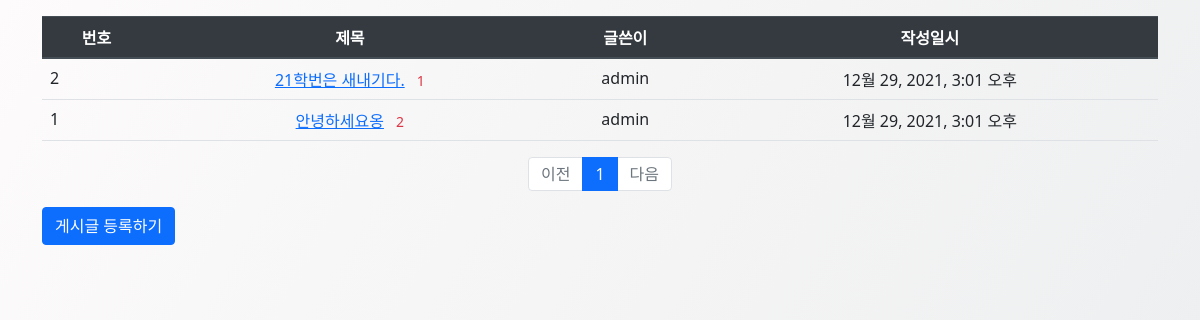
Before: /index/ with the older database file.
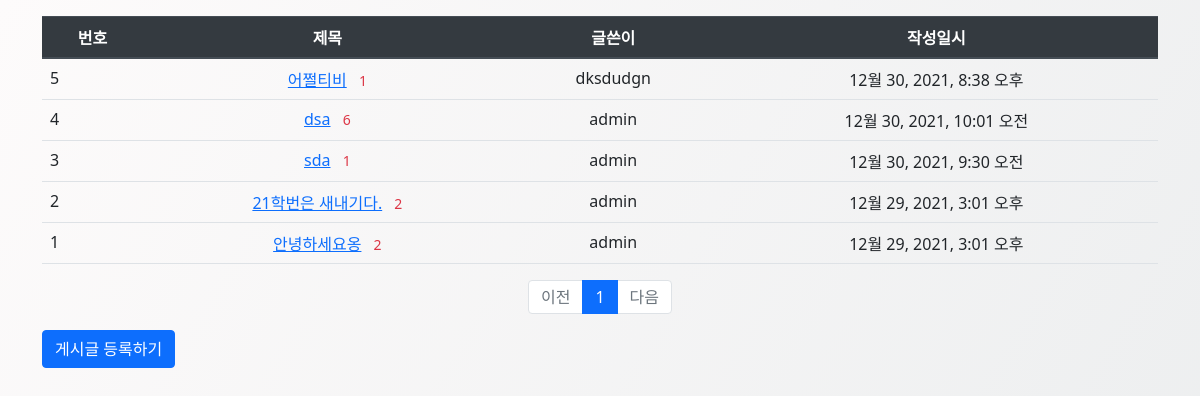
After: the same page with the newer database file.
### library/models.py (models this page shows)
class Question(models.Model):
    subject = models.CharField(max_length=200)
    content = models.TextField()
    create_date = models.DateTimeField()
    author = models.ForeignKey(User, on_delete=models.CASCADE)
    modify_date = models.DateTimeField(null=True, blank=True)

### library/views.py (the view)
# urls.py: path('index/', views.index, name='index'),
def index(request):
    page = request.GET.get('page', '1') # 페이지 가져오기
    question_list = Question.objects.all().order_by('-create_date') # 조회
    paginator = Paginator(question_list, 10) # 페이지당 10개씩
    page_obj = paginator.get_page(page)
    context = {'question_list': page_obj}
    return render(request, 'question_list.html', context)

### library/templatetags/library_filter.py (called while the page is built)
@register.filter
def sub(value, arg):
    return value - arg

### templates/question_list.html (shortened to what this page needs)
{% load static %}
{% load library_filter %}
<html>
  <link href="static/bootstrap.min.css" rel="stylesheet" type="text/css">
  <link href="https://cdn.jsdelivr.net/npm/bootstrap@5.1.3/dist/css/bootstrap.min.css" rel="stylesheet">
  <body style="background-image: linear-gradient(120deg, #fdfbfb 0%, #ebedee 100%);">
    {% block content %}
      <div class="container my-3">
        <table class="table">
          <thead>
            <tr class="text-center thead-dark">
              <th>번호</th>
              <th style="width=50%">제목</th>
              <th>글쓴이</th>
              <th>작성일시</th>
            </tr>
          </thead>
          <tbody>
            {% if question_list %}
              {% for question in question_list %}
                <tr class="text-center">
                  <td class="text-left">{{ question_list.paginator.count|sub:question_list.start_index|sub:forloop.counter0|add:1}}</td>
                  <td>
                    <a href="{% url 'library:detail_index' question.id %}">
                      {{ question.subject }}</a>
                      {% if question.answer_set.count > 0 %}
                        <span class="text-danger small ml-2">
                          {{ question.answer_set.count }}
                        </span>
                      {% endif %}
                    </td>
                    <td>{{ question.author.username }}</td>
                    <td>{{ question.create_date }}</td>
                  {% endfor %}
                {% else %}
                  <tr>
                    <td colspan="3">게시글이 없습니다</td>
                  </tr>
                {% endif %}
              </tbody>
            </table>
            <ul class="pagination justify-content-center">
              {% if question_list.has_previous %}
                <li class="page-item">
                  <a class="page-link" href="?page={{ question_list.previous_page_number }}">
                    이전</a>
                </li>
              {% else %}
                <li class="page-item disabled">
                  <a class="page-link" tabindex="-1" aria-disabled="true" href="#">
                    이전</a>
                </li>
              {% endif %}
              {% for page_number in question_list.paginator.page_range %}
                {% if page_number >= question_list.number|add:-5 and page_number <= question_list.number|add:5 %}
                  {% if page_number == question_list.number %}
                    <li class="page-item active" aria-current="page">
                      <a class="page-link" href="?page={{ page_number }}">
                        {{ page_number }}
                      </a>
                    {% else %}
                      <li class="page-item">
                        <a class="page-link" href="?page={{ page_number}}">
                          {{ page_number }}
                        </a>
                      </li>
                    {% endif %}
                  {% endif %}
                {% endfor %}
                {% if question_list.has_next %}
                  <li class="page-item">
                    <a class="page-link" href="?page={{ question_list.next_page_number }}">
                      다음</a>
                  </li>
                {% else %}
                  <li class="page-item disabled">
                    <a class="page-link" tabindex="-1" aria-disabled="true" href="#">
                      다음</a>
                  </li>
                {% endif %}
              </ul>
              <a href="{% url 'library:question_create' %}" class="btn btn-primary">
                게시글 등록하기
              </a>
            </div>
          </body>
        {% endblock %}
      </html>

Changed rows visible on the page:
added Question: paginator.count|sub "5", subject "어쩔티비", answer_set.count "1", author.username "dksdudgn", create_date "12월 30, 2021, 8:38 오후"
added Question: paginator.count|sub "4", subject "dsa", answer_set.count "6", author.username "admin", create_date "12월 30, 2021, 10:01 오전"
added Question: paginator.count|sub "3", subject "sda", answer_set.count "1", author.username "admin", create_date "12월 30, 2021, 9:30 오전"
changed Question "21학번은 새내기다.": answer_set.count "1" → "2"
